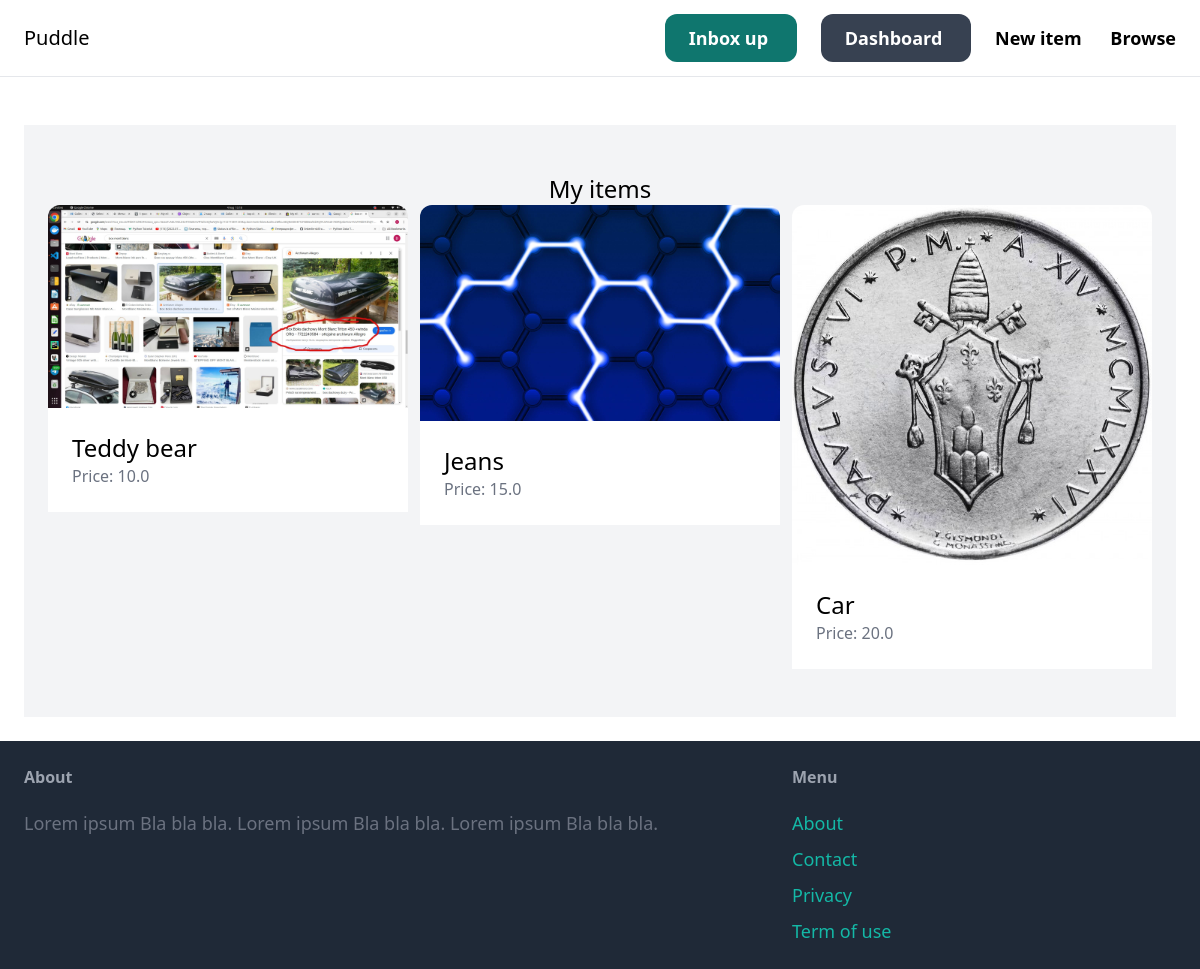
The page /dashboard/ (signed in) on the database its author committed.
### item/models.py (models this page shows, shortened)
class Item(models.Model):
    category = models.ForeignKey(Category, related_name='items', on_delete=models.CASCADE)
    name = models.CharField(max_length=255)
    description = models.TextField(blank=True, null=True)
    price = models.FloatField()
    image = models.ImageField(upload_to='item_images', blank=True, null=True)
    is_sold = models.BooleanField(default=False)
    created_by = models.ForeignKey(User, related_name='items', on_delete=models.CASCADE)
    created_at = models.DateTimeField(auto_now_add=True)

### dashboard/views.py (the view)
# urls.py: path('', views.index, name='index'),
@login_required
def index(request):
    items = Item.objects.filter(created_by=request.user)
    return render(
        request=request,
        template_name='dashboard/index.html',
        context={'items': items},
    )

### dashboard/templates/dashboard/index.html (shortened to what this page needs)
{% extends 'core/base.html' %}
{% block content %}
<div class="mt-6 px-6 py-12 bg-gray-100 rounder-xl">
    <h2 class="mb12 text-2xl text-center"> My items</h2>
    <div class="grid grid-cols-3 gap-3 ">
        {% for item in items %}
        <div>
            <a href="{% url 'item:detail' item.id %}">
                <div>
                    <img src="{{ item.image.url }}" class="rounded-t-xl" alt="">
                </div>
                <div class="p-6 bg-white rounder-b-xl">
                    <h2 class="text-2xl"> {{ item.name }} </h2>
                    <p class="text-gray-500"> Price: {{ item.price }}</p>
                </div>
            </a>
        </div>
        {% endfor %}
    </div>
</div>
{% endblock %}

### rows shown on the page
Item: image (picture), name "Teddy bear", price "10.0"
Item: image (picture), name "Jeans", price "15.0"
Item: image (picture), name "Car", price "20.0"
